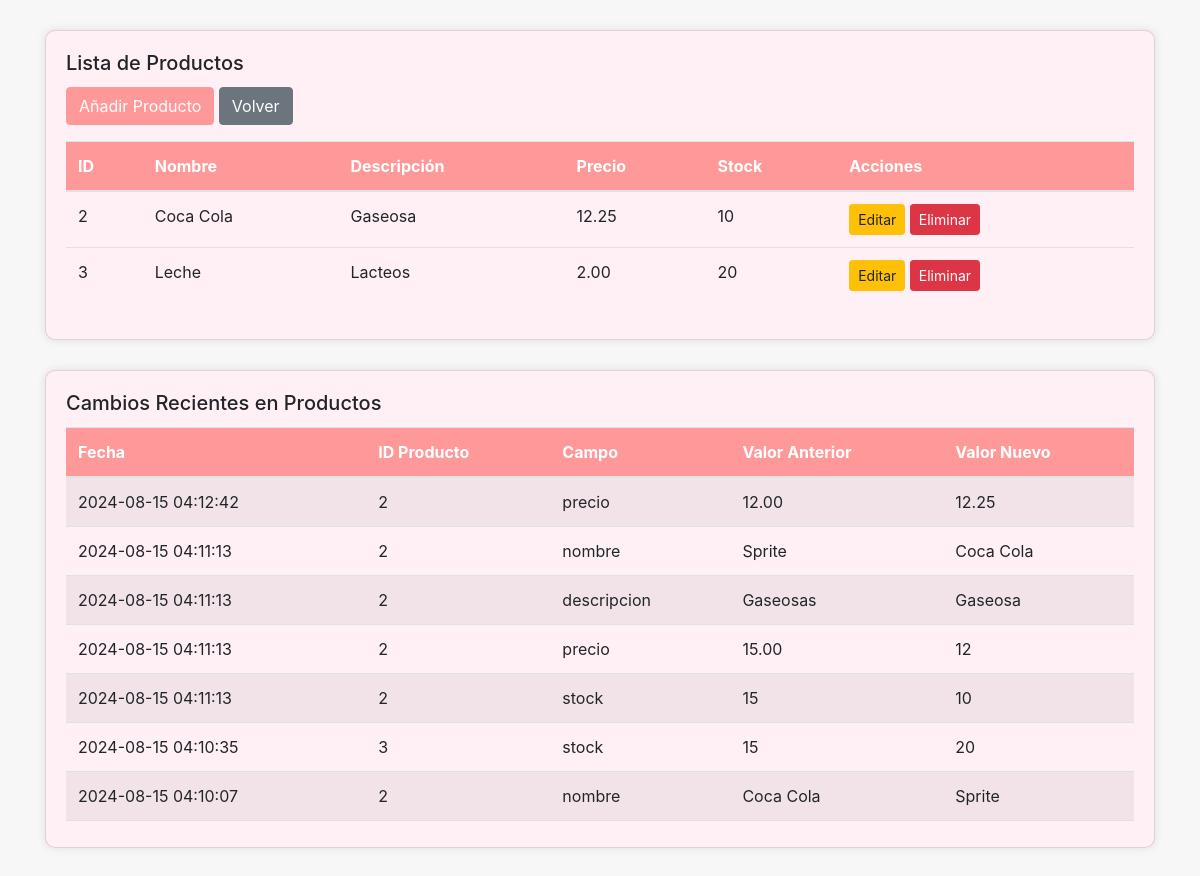
The app's page /views/producto_index.php with its own data.
### tables this page shows
CREATE TABLE `productos` (
  `producto_id` int(11) NOT NULL,
  `nombre` varchar(100) NOT NULL,
  `descripcion` text DEFAULT NULL,
  `precio` decimal(10,2) NOT NULL,
  `stock` int(11) NOT NULL,
  `proveedor_id` int(11) DEFAULT NULL
);

CREATE TABLE `cambios` (
  `id` int(11) NOT NULL,
  `tabla` varchar(50) DEFAULT NULL,
  `campo` varchar(50) DEFAULT NULL,
  `valor_anterior` varchar(255) DEFAULT NULL,
  `valor_nuevo` varchar(255) DEFAULT NULL,
  `registro_id` int(11) DEFAULT NULL,
  `fecha` timestamp NOT NULL DEFAULT current_timestamp(),
  `id_registro` int(11) NOT NULL
);

### models/Producto.php (called while the page is built, shortened)
<?php
class Producto {
    private $pdo;
    public function __construct($pdo) {
        $this->pdo = $pdo;
    }
    public function getAllProductos() {
        $stmt = $this->pdo->query("SELECT * FROM productos");
        return $stmt->fetchAll();
    }
}
?>

### views/producto_index.php (the view, shortened to what this page needs)
<?php
include '../config/db.php';
include '../models/Producto.php';
$productoModel = new Producto($pdo);
$productos = $productoModel->getAllProductos();
$cambios = [];
try {
    $sql_cambios = "SELECT c.fecha, c.registro_id AS producto_id, c.campo, c.valor_anterior, c.valor_nuevo
                    FROM cambios c
                    WHERE c.tabla = 'productos'
                    ORDER BY c.fecha DESC
                    LIMIT 10";
    $stmt_cambios = $pdo->query($sql_cambios);
    $cambios = $stmt_cambios->fetchAll();
} catch (PDOException $e) {
    echo "Error al obtener cambios: " . $e->getMessage();
}
?>
<!DOCTYPE html>
<html lang="es">
<head>
    <link href="https://stackpath.bootstrapcdn.com/bootstrap/4.5.2/css/bootstrap.min.css" rel="stylesheet">
</head>
<body>
<div class="container">
    <div class="card">
        <div class="card-body">
            <h5 class="card-title">Lista de Productos</h5>
            <a href="producto_add.php" class="btn btn-primary mb-3">Añadir Producto</a>
            <a href="../index.php" class="btn btn-secondary mb-3">Volver</a>
            <table class="table">
                <thead>
                    <tr>
                        <th>ID</th>
                        <th>Nombre</th>
                        <th>Descripción</th>
                        <th>Precio</th>
                        <th>Stock</th>
                        <th>Acciones</th>
                    </tr>
                </thead>
                <tbody>
                    <?php foreach ($productos as $producto): ?>
                    <tr>
                        <td><?php echo htmlspecialchars($producto['producto_id']); ?></td>
                        <td><?php echo htmlspecialchars($producto['nombre']); ?></td>
                        <td><?php echo htmlspecialchars($producto['descripcion']); ?></td>
                        <td><?php echo htmlspecialchars($producto['precio']); ?></td>
                        <td><?php echo htmlspecialchars($producto['stock']); ?></td>
                        <td>
                            <a href="producto_edit.php?id=<?php echo htmlspecialchars($producto['producto_id']); ?>" class="btn btn-warning btn-sm">Editar</a>
                            <a href="../controllers/producto_delete.php?id=<?php echo htmlspecialchars($producto['producto_id']); ?>" class="btn btn-danger btn-sm" onclick="return confirm('¿Estás seguro de que quieres eliminar este producto?');">Eliminar</a>
                        </td>
                    </tr>
                    <?php endforeach; ?>
                </tbody>
            </table>
        </div>
    </div>
    <div class="card table-container">
        <div class="card-body">
            <h5 class="card-title">Cambios Recientes en Productos</h5>
            <div class="table-wrapper">
                <table class="table table-striped">
                    <thead>
                        <tr>
                            <th>Fecha</th>
                            <th>ID Producto</th>
                            <th>Campo</th>
                            <th>Valor Anterior</th>
                            <th>Valor Nuevo</th>
                        </tr>
                    </thead>
                    <tbody>
                        <?php foreach ($cambios as $cambio): ?>
                        <tr>
                            <td><?php echo htmlspecialchars($cambio['fecha']); ?></td>
                            <td><?php echo htmlspecialchars($cambio['producto_id']); ?></td>
                            <td><?php echo htmlspecialchars($cambio['campo']); ?></td>
                            <td><?php echo htmlspecialchars($cambio['valor_anterior']); ?></td>
                            <td><?php echo htmlspecialchars($cambio['valor_nuevo']); ?></td>
                        </tr>
                        <?php endforeach; ?>
                    </tbody>
                </table>
            </div>
        </div>
    </div>
</div>
</body>
</html>

### views/producto_index.php (style rules this page uses)
body { background-color: #f7f7f7; }
.container { margin-top: 30px; }
.card { background-color: #fff0f5; border-radius: 10px; box-shadow: 0px 0px 10px 0px rgba(0, 0, 0, 0.1); }
.btn-primary { background-color: #ff9999; border-color: #ff9999; }
.table-container { margin-top: 30px; }
.table-wrapper { max-height: 400px; overflow-y: auto; }
.table thead th { background-color: #ff9999; color: #fff; }

### records on screen
productos: producto_id "2", nombre "Coca Cola", descripcion "Gaseosa", precio "12.25", stock "10"
productos: producto_id "3", nombre "Leche", descripcion "Lacteos", precio "2.00", stock "20"
cambios: fecha "2024-08-15 04:12:42", registro "2", campo "precio", valor_anterior "12.00", valor_nuevo "12.25"
cambios: fecha "2024-08-15 04:11:13", registro "2", campo "nombre", valor_anterior "Sprite", valor_nuevo "Coca Cola"
cambios: fecha "2024-08-15 04:11:13", registro "2", campo "descripcion", valor_anterior "Gaseosas", valor_nuevo "Gaseosa"
cambios: fecha "2024-08-15 04:11:13", registro "2", campo "precio", valor_anterior "15.00", valor_nuevo "12"
cambios: fecha "2024-08-15 04:11:13", registro "2", campo "stock", valor_anterior "15", valor_nuevo "10"
cambios: fecha "2024-08-15 04:10:35", registro "3", campo "stock", valor_anterior "15", valor_nuevo "20"
cambios: fecha "2024-08-15 04:10:07", registro "2", campo "nombre", valor_anterior "Coca Cola", valor_nuevo "Sprite"
